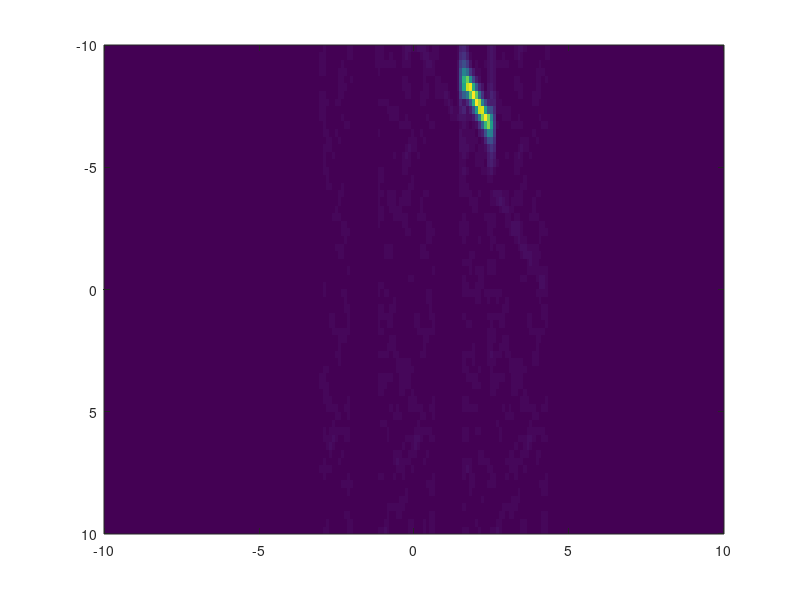

MATLAB code for this plot: (Note: this script raises an error after producing the figure.)
%2021年12月6日
%产生间歇采样转发干扰作为分类数据，干噪比30-60dB之间随机；

%% 间歇采样循环转发干扰
close all;clear;clc
j=sqrt(-1);
data_num=1;   %干扰样本数
samp_num=5000;%距离窗点数
fs = 100e6; %采样频率
B = 50e6;  %信号带宽
taup = 20e-6; %信号脉宽
t = linspace(-taup/2,taup/2,taup*fs);          %时间序列
k = B / taup;
lfm = exp(1j*pi*k*t.^2);          %LFM信号 复包络

SNR=10; %信噪比dB
echo=zeros(data_num,samp_num,3);     %矩阵大小（500,2000,2）
echo_stft=zeros(data_num,100,247,3);  %矩阵大小（500,200,1000,2）
num_label = 2;
label=zeros(1,data_num)+num_label;                         %标签数据,此干扰标签为0


for m=1:data_num
    %% 目标回波＋噪声
    JNR=20+round(rand(1,1)*20); %干噪比10-20dB
    sp=randn([1,samp_num])+1j*randn([1,samp_num]);%噪声基底
    sp=sp/std(sp);
%     As=10^(SNR/20);%目标回波幅度
%     Aj=10^(JNR/20);%干扰回波幅度
    As = SNR; Aj = JNR;
    range_tar=1+round(rand(1,1)*2400);
    sp(1+range_tar:length(lfm)+range_tar)=sp(1+range_tar:length(lfm)+range_tar)+As*lfm;  %噪声+目标回波 目标在距离窗内200点处
    
    %% 采样＋转发

    section_num_list = [5, 9, 14, 20];
    loop_num = randi([2, 5]); % 循环转发次数
    section_num = section_num_list(loop_num - 1);

    section = taup / section_num; % 切片的长度
    section_samp_num = (taup*fs) / (taup / section); % 切片的采样点数
    section_samp_num = int16(section_samp_num);

    DRFM = zeros(1, loop_num*section_samp_num); % 将每次采样后的信号按倒序存入转发列表
    for i=1:loop_num
        a = (i * (i+1) / 2 - 1); % 截获切片开始的坐标0、2、5、9...
        current_samp = sp(1+range_tar+a*section_samp_num : range_tar+(a+1)*section_samp_num);
        DRFM(1+(loop_num-i)*section_samp_num : (loop_num-i+1)*section_samp_num) = current_samp;
%         从采样切片的下一个切片开始转发
        sp(1+range_tar+(a+1)*section_samp_num : range_tar+(a+1+i)*section_samp_num) =  Aj * DRFM(1+(loop_num-i)*section_samp_num : (loop_num)*section_samp_num) +  sp(1+range_tar+(a+1)*section_samp_num : range_tar+(a+1+i)*section_samp_num);
    end
    

    sp=sp/max(sp); %归一化
    sp_abs=abs(sp);

    %% 作ISRJ时域波形
%     figure(1)
%     plot(linspace(0,100,2000),sp);
%     set(gca,'FontName','Times New Roman');
%     title("ISRJ")
%     xlabel('Time/μs','FontSize',15);ylabel('Normalized amplitude','FontSize',15)

    %信号实部、虚部分开存入三维张量中
%     echo(m,1:5000,1)=real(sp); 
%     echo(m,1:5000,2)=imag(sp);
%     echo(m,1:5000,3)=sp_abs; 
%     echo(m,1:2000,4)=angle(sp); 

    %% STFT变换
    S = stft(sp, fs);
%     [S,~,~,~]=spectrogram(sp,32,32-8,512,fs);
    S = imresize(S,[539,682],'nearest');
    S=S/max(max(S));
    S_abs=abs(S);

    %% 作时频图
    h = figure(3);
    ax = axes('Parent', h);
    imagesc(linspace(-10,10,size(S,1)),linspace(-10,10,size(S,2)),abs(S));
    ax.XAxis.Visible = 'off'; ax.YAxis.Visible = 'off';
%     filename = ['loop', num2str(m), '.jpg'];
%     exportgraphics(h, filename);


%     set(gca,'FontName','Times New Roman');
%     title("ISRJ_loop | STFT")
%     xlabel('Time/μs','FontSize',15);ylabel('Frequency/MHz','FontSize',15)
%     saveas(gcf, ['loop', num2str(m)], 'jpg');


    %% 保存实部、虚部、模值
%     echo_stft(m,1:size(S,1),1:size(S,2),1)=real(S);
%     echo_stft(m,1:size(S,1),1:size(S,2),2)=imag(S);
%     echo_stft(m,1:size(S,1),1:size(S,2),3)=S_abs;
%     echo_stft(m,1:size(S,1),1:size(S,2),4)=angle(S);
 
    
end

% save('F:\deep_learning_for_active_jamming_2020.11.16\jamming_data\ISRJ_2\echo.mat' ,'echo')
% save('F:\deep_learning_for_active_jamming_2020.11.16\jamming_data\ISRJ_2\echo_stft.mat' ,'echo_stft')
% save('F:\deep_learning_for_active_jamming_2020.11.16\jamming_data\ISRJ_2\label.mat' ,'label')

% t_data=load('D:\CodeSpace\active_jamming_recognition\data\t_data.mat').t_data;
% tf_data=load('D:\CodeSpace\active_jamming_recognition\data\tf_data.mat').tf_data;
% gt_label=load('D:\CodeSpace\active_jamming_recognition\data\gt_label.mat').gt_label;
% % 
% t_data(1+500*(num_label):500*(num_label+1),:,:)=echo; 
% tf_data(1+500*(num_label):500*(num_label+1),:,:,:)=echo_stft; 
% gt_label(1,1+500*(num_label):500*(num_label+1))=label;
% % 
% save('D:\CodeSpace\active_jamming_recognition\data\t_data.mat','t_data')
% save('D:\CodeSpace\active_jamming_recognition\data\tf_data.mat','tf_data')
% save('D:\CodeSpace\active_jamming_recognition\data\gt_label.mat','gt_label')


% figure(1)
% plot(1:400,squa)
% 
% figure(2)
% plot(1:400,squa1)
% figure(3)
% plot(1:2000,sp)
% figure(4)
% [S,~,~,~]=spectrogram(sp,32*2,32*2-1,200,20e6);
% 
% S=S/max(max(S));
% imagesc(1:size(S,1),1:size(S,2),abs(S))




